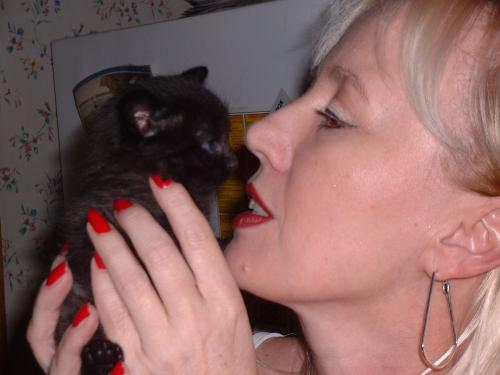
#> input picture Dataset/26.jpg, 500 x 375 px, found by its file name
$ jupyter execute 'Bluring the Image.ipynb'
#> lines starting #> are read from the running program, lines starting #| are printed output that depends on the picture; after the words box and inside, x2 and y2 are one past the last pixel; in counts of white or black regions, pixels touching at a corner belong together
[cell 1]
# Blurring the Images

import cv2
import numpy as np

image1=cv2.imread("26.jpg")
#> image1 is the input picture: shape (375, 500, 3); mean B, G, R 97.9, 100.9, 136.3

kernel_5x5=(np.ones((5,5),np.uint8))/25
kernel_15x15=(np.ones((9,9),np.uint8))/81

image2=cv2.filter2D(image1,-1,kernel_5x5)
image3=cv2.filter2D(image1,-1,kernel_15x15)

image4=cv2.blur(image1,(5,5))
image5=cv2.GaussianBlur(image1,(5,5),0)
image6=cv2.medianBlur(image1,5)
image7=cv2.bilateralFilter(image1,9,75,75)

cv2.imshow("original",image1)
cv2.imshow("filter2D",image2)
cv2.imshow("blur",image4)
cv2.imshow("gaissian Blur",image5)
cv2.imshow("median blur",image6)
cv2.imshow("bilateralFilter",image7)

cv2.waitKey()
cv2.destroyAllWindows()

[cell 2]
# Sharpening of the Image

import cv2
import numpy as np

image1=cv2.imread("26.jpg")

kernel=np.array([[-1,-1,-1],
                 [-1,9,-1],
                 [-1,-1,-1]])
image2=cv2.filter2D(image1,-1,kernel)

cv2.imshow("original",image1)
cv2.imshow("filter",image2)
cv2.waitKey()
cv2.destroyAllWindows()

[cell 3]
# Thresholding in the Image
# mainly used for finding the hidden feature from the image

import cv2
import numpy as np

image1=cv2.imread("15.jpg")
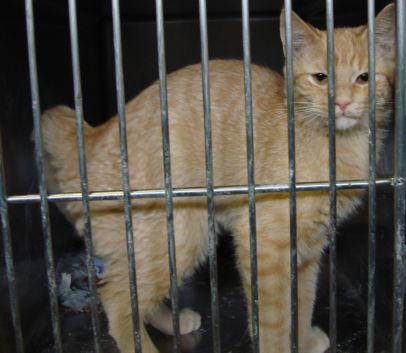
#> input picture Dataset/15.jpg, 406 x 353 px, found by its file name
#> image1 is the input picture: shape (353, 406, 3); mean B, G, R 68.5, 77.8, 83

image1=cv2.cvtColor(image1,cv2.COLOR_BGR2GRAY)
#> image1: shape (353, 406)

#first source image, second threshold value, third maximum value, fouth type

ret,image2=cv2.threshold(image1,100,255, cv2.THRESH_BINARY)
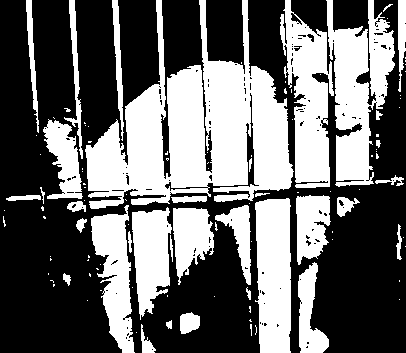
#> image2: shape (353, 406); 41.4% white; 112 white regions (77 under 20 px), largest, box (x1, y1, x2, y2) and area: (85, 0, 294, 209) 21610, (326, 0, 395, 187) 7018, (280, 0, 334, 188) 5797

ret,image3=cv2.threshold(image1,100,255, cv2.THRESH_TRUNC)
#> image3: shape (353, 406)

ret,image4=cv2.threshold(image1,100,255, cv2.THRESH_TOZERO)

ret,image5=cv2.threshold(image1,100,255, cv2.THRESH_TOZERO_INV)
#> image5: shape (353, 406)

ret,image6=cv2.threshold(image1,100,255, cv2.THRESH_BINARY_INV)


cv2.imshow("original",image1)
cv2.imshow("T-Binary",image2)
cv2.imshow("T-Trunc",image3)
cv2.imshow("T-TOZERO",image4)
cv2.imshow("T-TOZERO_INV",image5)
cv2.imshow("T-Binary_INV",image6)
cv2.waitKey()
cv2.destroyAllWindows()

[cell 4]
# Thresholding in the Image
# mainly used for finding the hidden feature from the image

import cv2
import numpy as np

image1=cv2.imread("14.jpg")
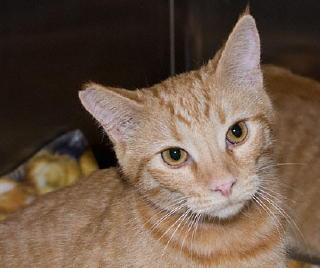
#> input picture Dataset/14.jpg, 320 x 268 px, found by its file name
#> image1 is the input picture: shape (268, 320, 3); mean B, G, R 71.6, 87.4, 108

#if we won't convert in Gray color then:
#image1=cv2.cvtColor(image1,cv2.COLOR_BGR2GRAY)

#first source image, second threshold value, third maximum value, fouth type

ret,image2=cv2.threshold(image1,100,255, cv2.THRESH_BINARY)
#> image2: shape (268, 320, 3)

ret,image3=cv2.threshold(image1,100,255, cv2.THRESH_TRUNC)
#> image3: shape (268, 320, 3)

ret,image4=cv2.threshold(image1,100,255, cv2.THRESH_TOZERO)
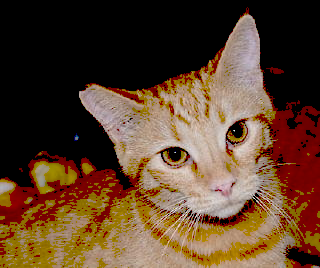
#> image4: shape (268, 320, 3); mean B, G, R 43.6, 65.2, 92.7

ret,image5=cv2.threshold(image1,100,255, cv2.THRESH_TOZERO_INV)
#> image5: shape (268, 320, 3)

ret,image6=cv2.threshold(image1,100,255, cv2.THRESH_BINARY_INV)
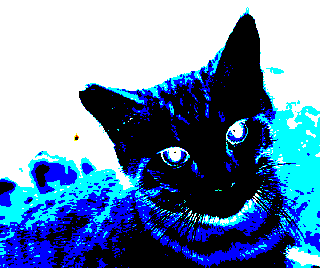
#> image6: shape (268, 320, 3); mean B, G, R 173.8, 137, 104.3


cv2.imshow("original",image1)
cv2.imshow("T-Binary",image2)
cv2.imshow("T-Trunc",image3)
cv2.imshow("T-TOZERO",image4)
cv2.imshow("T-TOZERO_INV",image5)
cv2.imshow("T-Binary_INV",image6)
cv2.waitKey()
cv2.destroyAllWindows()

[cell 5]
# Adaptive Thresholding

# Thresholding in the Image
# mainly used for finding the hidden feature from the image

import cv2
import numpy as np

image1=cv2.imread("16.jpg")
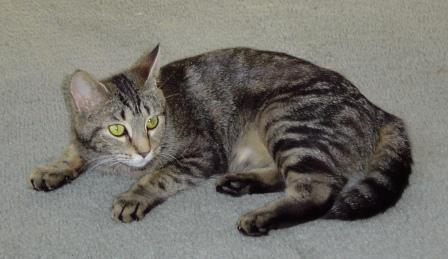
#> input picture Dataset/16.jpg, 448 x 259 px, found by its file name
#> image1 is the input picture: shape (259, 448, 3); mean B, G, R 109.5, 115.9, 118

image1=cv2.cvtColor(image1,cv2.COLOR_BGR2GRAY)
#> image1: shape (259, 448)


image2=cv2.adaptiveThreshold(image1,255,cv2.ADAPTIVE_THRESH_MEAN_C,
                            cv2.THRESH_BINARY,13,-2)
#> image2: shape (259, 448); 38.2% white; 1673 white regions (1372 under 20 px), largest, box (x1, y1, x2, y2) and area: (16, 29, 431, 259) 14078, (112, 106, 214, 218) 1885, (266, 105, 407, 169) 1641

image3=cv2.adaptiveThreshold(image1,255,cv2.ADAPTIVE_THRESH_GAUSSIAN_C,
                            cv2.THRESH_BINARY,13,-2)
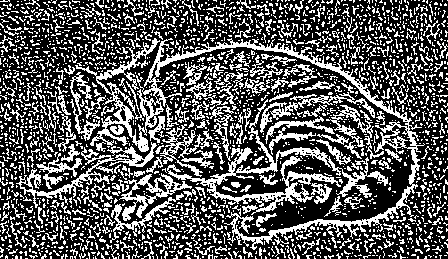
#> image3: shape (259, 448); 34.7% white in thin lines or dots


cv2.imshow("original",image1)
cv2.imshow("Adaptive threshold",image2)
cv2.imshow("Gaussion-T",image3)
cv2.waitKey()
cv2.destroyAllWindows()

[cell 6]
# Erosion and Dilation of the Image

# Erosion
import cv2
import numpy as np

image1=cv2.imread("17.jpg")
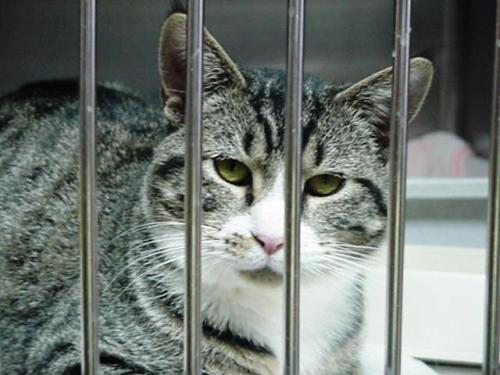
#> input picture Dataset/17.jpg, 500 x 375 px, found by its file name
#> image1 is the input picture: shape (375, 500, 3); mean B, G, R 113.3, 118.5, 111.6
kernel=np.ones((5,5),np.uint8)

image2=cv2.erode(image1,kernel,iterations=1)
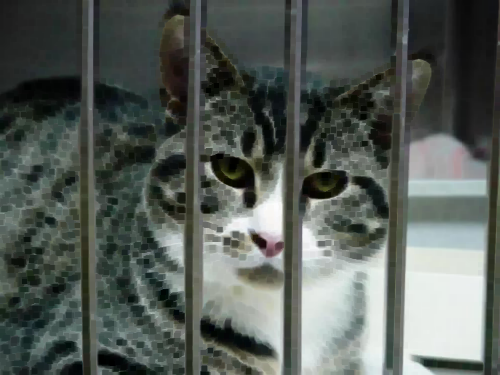
#> image2: shape (375, 500, 3); mean B, G, R 88, 93.2, 86.3
image3=cv2.dilate(image1,kernel,iterations=1)
#> image3: shape (375, 500, 3)
image4=cv2.morphologyEx(image1,cv2.MORPH_OPEN,kernel)
#> image4: shape (375, 500, 3)
image5=cv2.morphologyEx(image1,cv2.MORPH_CLOSE,kernel)
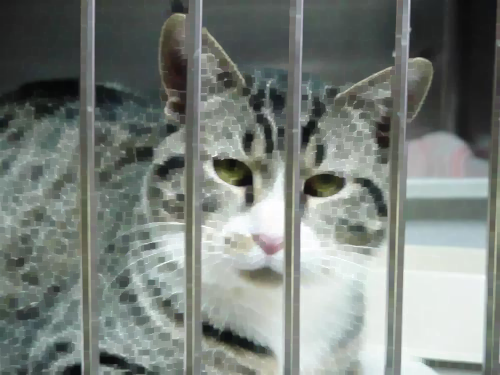
#> image5: shape (375, 500, 3); mean B, G, R 122.8, 128, 121.1


cv2.imshow("original",image1)
cv2.imshow("Erosion",image2)
cv2.imshow("Dilation",image3)
cv2.imshow("M-OPEN",image4)
cv2.imshow("M_CLOSE",image5)
cv2.waitKey()
cv2.destroyAllWindows()
